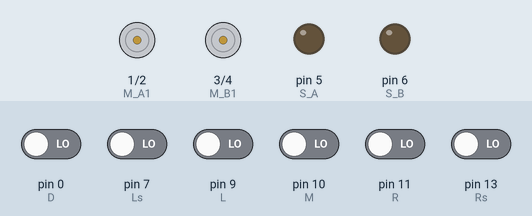
Simulated run of this sketch. Board: Arduino Uno, built with avr-gcc and run on an emulated ATmega328P. Parts: motor-driver pin pairs drawn as motors (green arrow = first pin HIGH = forward, orange = second pin HIGH = backward, longer = more drive), output pins drawn as LEDs (lit = HIGH). The inputs (shaded band) are chosen by the test bench; at power-on: pin 0 (D), pin 7 (Ls), pin 9 (L), pin 10 (M), pin 11 (R), pin 13 (Rs) LOW.

Above: at 1.2 s.
1.3 s: pin 7 (Ls) driven HIGH and pin 9 (L) driven HIGH
At 2.2 s:
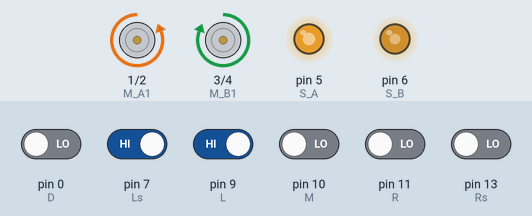
Timing chart, 0 to 4.3 s (numbered marks = the images above; inputs shaded):
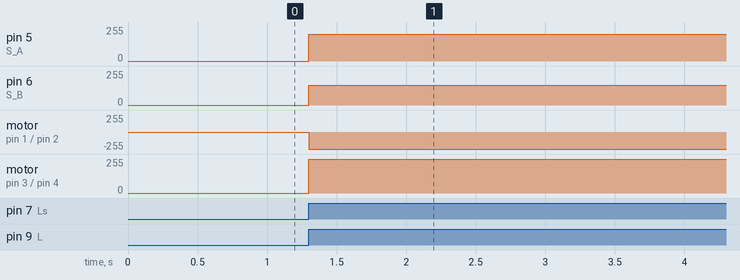

The sketch:

line_fl_robot.ino
```cpp
int S_A = 5;
int M_A1 = 1;
int M_A2 = 2;
int M_B1 = 3;
int M_B2 = 4;
int S_B = 6;

int Ls = 7 ;
int L =9 ;
int M = 10;
int R = 11;
int Rs =13 ;
int D =0;

void setup()
{
pinMode(M_B1, OUTPUT);
pinMode(M_B2, OUTPUT);
pinMode(M_A1, OUTPUT);
pinMode(M_A2, OUTPUT);
pinMode(S_B, OUTPUT);
pinMode(S_A, OUTPUT);

pinMode(L, INPUT);
pinMode(M, INPUT);
pinMode(R, INPUT);
pinMode(Rs, INPUT);
pinMode(Ls, INPUT);
pinMode(D, INPUT);
}

void forword(){
analogWrite(S_A, 200);
analogWrite(S_B, 200);
digitalWrite(M_A1, LOW);
digitalWrite(M_A2, HIGH);
digitalWrite(M_B1, LOW);
digitalWrite(M_B2, HIGH);
}
void Back(){
analogWrite(S_A, 125);
analogWrite(S_B, 125);
digitalWrite(M_A1, HIGH);
digitalWrite(M_A2, LOW);
digitalWrite(M_B1, HIGH);
digitalWrite(M_B2, LOW);
}
void turnLeft(){
analogWrite(S_B, 200);
analogWrite(S_A, 150);
digitalWrite(M_B1, LOW);
digitalWrite(M_B2, HIGH);
digitalWrite(M_A1, HIGH);
digitalWrite(M_A2, LOW );
}
void turnRight(){
analogWrite(S_A, 200);
analogWrite(S_B, 150);
digitalWrite(M_A1, LOW);
digitalWrite(M_A2, HIGH);
digitalWrite(M_B1, HIGH);
digitalWrite(M_B2, LOW);
}
void Stop(){
analogWrite(S_A, 0);
analogWrite(S_B, 0);
}

void loop()
{
if ((digitalRead(L) == 1 ) && (digitalRead(Ls) == 1) && (digitalRead(M) == 0) && (digitalRead(R) == 1) && (digitalRead(Rs) == 1) )  {forword();};
if ((digitalRead(L) == 1 ) && (digitalRead(Ls) == 1) && (digitalRead(D) == 0) && (digitalRead(R) == 1) && (digitalRead(Rs) == 1) )  {forword();};


if ((digitalRead(L) == 0 ) &&                                                    (digitalRead(R) == 1) && (digitalRead(Rs) == 1) )  {turnLeft();};
if (                          (digitalRead(Ls) == 0) &&                          (digitalRead(R) == 1) && (digitalRead(Rs) == 1) )  {turnLeft();};

if ((digitalRead(L) == 1) &&  (digitalRead(Ls) == 1)  &&                         (digitalRead(R) == 0 )                          )  {turnRight();};
if ((digitalRead(L) == 1) &&  (digitalRead(Ls) == 1)  &&                                                 (digitalRead(Rs) == 0)  )  {turnRight();};

if ((digitalRead(L) == 1 )&& (digitalRead(Ls) == 1) &&  (digitalRead(M) == 1) && (digitalRead(D) ==1) && (digitalRead(R) == 1)&& (digitalRead(Rs) == 1) )  {Back();};
}
```

Measured:
- after the input at 1.3 s, pin 5 (S_A): 0/255 → 200/255 at once; pin 6 (S_B): 0/255 → 150/255 at once; motor on pin 1 (M_A1) / pin 2 (M_A2): stopped → backward 255/255 at once; motor on pin 3 (M_B1) / pin 4 (M_B2): stopped → forward 255/255 at once
